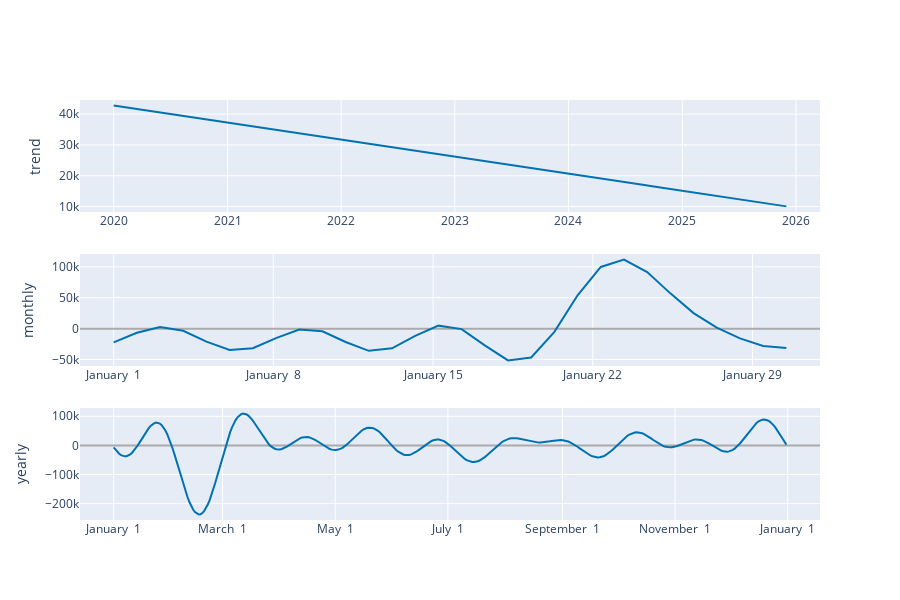

Notebook cell for this chart:
### Code cell
from prophet.plot import plot_plotly, plot_components_plotly
import plotly.graph_objects as go  # <-- Import necesario

# Gráfico interactivo de la predicción
plot_plotly(modelo, forecast)

# Componentes de la predicción (tendencia, estacionalidad)
plot_components_plotly(modelo, forecast)
